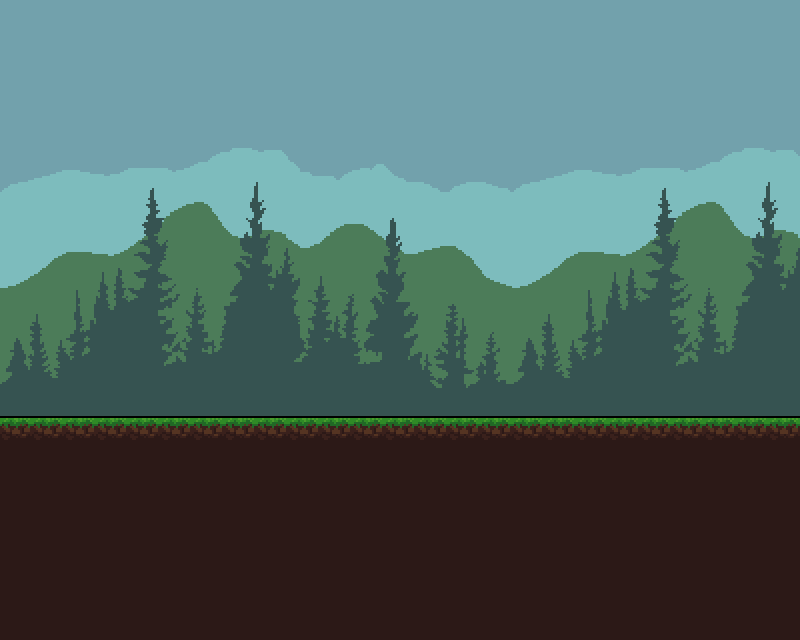

Tiled map render using the project's own tile images. Description and the map definition, with tile-layer contents summarised, below:
An orthogonal 25x20 tile map with 32x32 px tiles, 4 tile layers (Background, Middleground, Forest, Ground).

<map version="1.10" tiledversion="1.10.2" orientation="orthogonal" renderorder="right-down" width="25" height="20" tilewidth="32" tileheight="32" infinite="0" nextlayerid="5" nextobjectid="1">
 <tileset firstgid="1" source="spritesheet_1.tsx" />
 <layer id="1" name="Background" width="25" height="20">
  <data>[500 cells, 425 non-empty, 272 distinct tile ids]</data>
 </layer>
 <layer id="2" name="Middleground" width="25" height="20">
  <data>[500 cells, 425 non-empty, 272 distinct tile ids]</data>
 </layer>
 <layer id="3" name="Forest" width="25" height="20">
  <data>[500 cells, 425 non-empty, 272 distinct tile ids]</data>
 </layer>
 <layer id="4" name="Ground" width="25" height="20">
  <data>[500 cells, 175 non-empty, 2 distinct tile ids]</data>
 </layer>
</map>